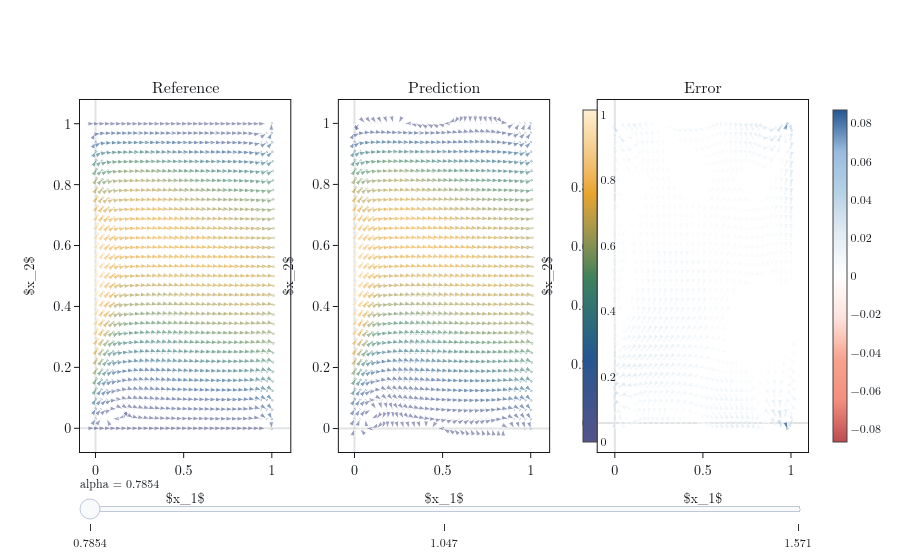

Notebook cell for this chart:
### Markdown cell above
For three cases we can also compare with some reference solution:

### Code cell
reference_data = qewton.DEFAULT_DL_BACKEND.load_data(path + "solution_data.pt")

in_data = reference_data[..., :3]

reference_geometry = qewton.geometries.ProductDiscreteGeometry(
    [A_int.discretize(in_data[:, 0, 0, :1]), Omega.discretize(in_data[0, :, :, 1:3])],
    variable=X*A,
)
data_config = qewton.DataConfiguration(
    qewton.GeometryAxes(reference_geometry),
    qewton.FeatureAxes(variable=U),
)

plot = mass_pipeline.visualize(model.output_ports[0], 
                               reference=reference_data[..., 3:], 
                               reference_config=data_config, 
                               variables=[U],
                               controls=[qewton.viz.SliderAxis(A)])
qewton.viz.Figure(plot).show()
